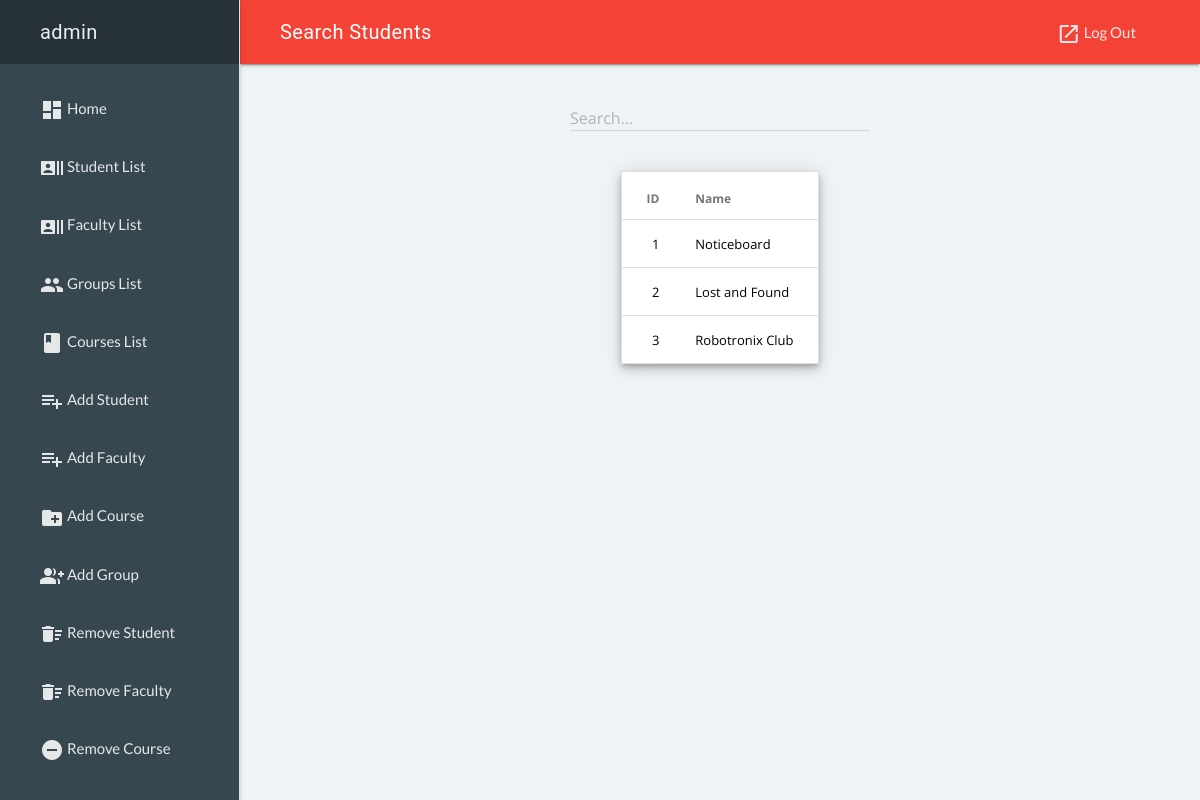
The app's page /admin/listgrp.php (signed in) with its own data.
### tables this page shows
CREATE TABLE `groups` (
  `id` int(11) NOT NULL,
  `cname` varchar(50) NOT NULL,
  `password` varchar(50) NOT NULL,
  `descr` varchar(1000) NOT NULL,
  `name` varchar(100) NOT NULL
);

### admin/listgrp.php (the view, shortened to what this page needs)
 <?php
  require 'core.php' ;
?>
<!DOCTYPE html>
<html>
<head>
    </head>
  <body>
      <?php
      include 'include.inc.php';?>
<center>
<br>
<div class="mdl-textfield mdl-js-textfield mdl-textfield--floating-label">
    <input class="mdl-textfield__input" type="text" id="myInput" onkeyup="myFunction2()">
    <label class="mdl-textfield__label" for="myInput">Search...</label>
  </div>
      <br><br>
<table class="mdl-data-table mdl-js-data-table mdl-shadow--6dp" id=myTable>
  <thead>
    <tr>
      <th>ID</th>
      <th class="mdl-data-table__cell--non-numeric">Name</th>
    </tr>
  </thead>
  <tbody>
  <?php
    $stud = "SELECT * FROM groups ";
    $students=$db->query($stud);
  if (!$students->num_rows)
  {
    echo ('NO Student to show ');
  }
    else
    {
          $rows=$students->fetch_all(MYSQLI_ASSOC);
          foreach($rows as $row)
          {
            echo "<tr>
                  <td>".$row['id']."</td>
                  <td class=\"mdl-data-table__cell--non-numeric\">".$row['name']."</td>
                  </tr>";
          }
    }
   ?>
  </tbody>
</table>
</center>
<br><br>
    </div>
  </main>
</div>
</body>
</html>

### admin/include.inc.php (style rules this page uses)
body { background:#eff3f6;font-family:'Open Sans';color:black; }

### records on screen
groups: id "1", name "Noticeboard"
groups: id "2", name "Lost and Found"
groups: id "3", name "Robotronix Club"

### other values on screen
$title "Search Students"
$_SESSION['unameadm'] "admin"
